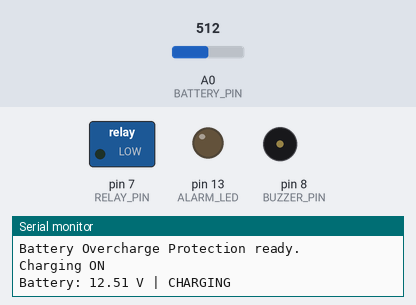
Bench run of a sketch on a simulated Arduino Uno, built with avr-gcc and run on an emulated ATmega328P. Shown: switched loads named in the sketch (green lamp = pin HIGH), output pins drawn as LEDs (lit = HIGH), buzzer (waves = sounding, pin HIGH), the last lines printed to the serial monitor. Dashed ring = blinking. Inputs (shaded band) come from the test bench; at power-on: A0 (BATTERY_PIN) = 512.

Above: at 1.2 s.
1.3 s: A0 (BATTERY_PIN) set to 577
3.3 s: A0 (BATTERY_PIN) set to 601
At 4.35 s:
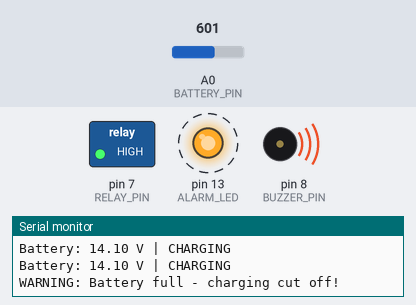
6.3 s: A0 (BATTERY_PIN) set to 539
9.3 s: A0 (BATTERY_PIN) set to 520
At 10.3 s:
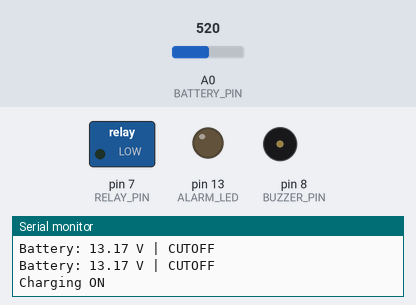
11.0 s: A0 (BATTERY_PIN) set to 716
At 13.5 s:
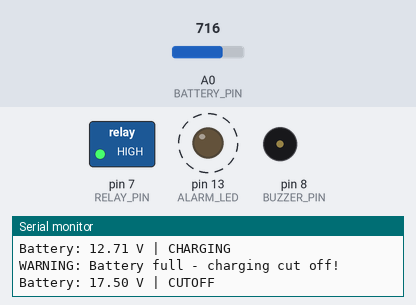
Timing chart, 0 to 15.0 s (numbered marks = the images above; inputs shaded):
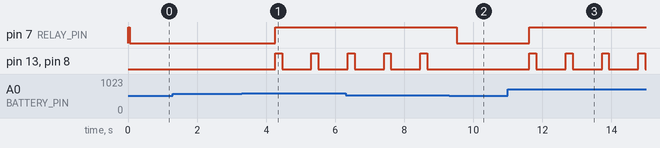

Measured:
- the behaviour switches between 589 and 590 on A0 (BATTERY_PIN) (found by bisection; images 0 and 1)
- the behaviour switches between 532 and 531 on A0 (BATTERY_PIN) (found by bisection; images 1 and 2)
- after the input at 3.3 s, pin 7 (RELAY_PIN): LOW → HIGH after 0.96 s; pin 13 (ALARM_LED), pin 8 (BUZZER_PIN): alternates HIGH for 0.20 s and LOW for 0.85 s, starting after 0.96 s
- after the input at 9.3 s, pin 7 (RELAY_PIN): HIGH → LOW after 0.22 s; pin 13 (ALARM_LED), pin 8 (BUZZER_PIN): stops changing and stays LOW
- after the input at 11.0 s, pin 7 (RELAY_PIN): LOW → HIGH after 0.62 s; pin 13 (ALARM_LED), pin 8 (BUZZER_PIN): alternates HIGH for 0.20 s and LOW for 0.85 s, starting after 0.62 s

The sketch:

battery-overcharge-protection.ino
```cpp
/*
  Battery Overcharge Protection
  -------------------------------
  Watches a 12 V battery through a voltage divider while it
  charges. When the battery reaches the full-charge voltage
  the charge relay cuts the charger off, and the buzzer /
  LED alarm warns that the battery is full. Charging can
  only resume once the battery drops to the resume voltage
  (hysteresis). Relay is OFF on startup (safe default).

  Wiring:
    Battery divider: batt+ - 30k - A0 - 7.5k - GND
    Charge relay   : D7 (active LOW, charger to battery)
    Buzzer         : D8 (active buzzer, + to D8, - to GND)
    Alarm LED      : D13 (through a 220 ohm resistor to GND)
*/

// ---- Pin definitions ----
const int BATTERY_PIN = A0;  // Battery voltage divider
const int RELAY_PIN   = 7;   // Charge relay (active LOW)
const int BUZZER_PIN  = 8;   // Buzzer
const int ALARM_LED   = 13;  // Alarm LED

// ---- Calibration / thresholds ----
const float DIVIDER_RATIO = 5.0;  // (30k + 7.5k) / 7.5k
const float ADC_REF       = 5.0;  // Arduino ADC reference (V)

const float FULL_VOLTAGE   = 14.4;  // Cut off charging at this voltage
const float RESUME_VOLTAGE = 13.0;  // Resume charging below this voltage
const float SAMPLES        = 10;    // Readings to average per measurement

bool charging = false;
bool fullAlarm = false;

float readBatteryVoltage() {
  long total = 0;
  for (int i = 0; i < SAMPLES; i++) {
    total += analogRead(BATTERY_PIN);
    delay(5);
  }
  float average = total / (float)SAMPLES;
  return (average * ADC_REF / 1023.0) * DIVIDER_RATIO;
}

void setup() {
  pinMode(RELAY_PIN, OUTPUT);
  pinMode(BUZZER_PIN, OUTPUT);
  pinMode(ALARM_LED, OUTPUT);

  // Safe defaults: relay OFF, buzzer and LED OFF on startup.
  digitalWrite(RELAY_PIN, HIGH);  // HIGH = relay OFF (active LOW)
  digitalWrite(BUZZER_PIN, LOW);
  digitalWrite(ALARM_LED, LOW);

  Serial.begin(9600);
  Serial.println("Battery Overcharge Protection ready.");
}

void loop() {
  float batteryVoltage = readBatteryVoltage();

  // Charge control with hysteresis.
  if (!charging && batteryVoltage < RESUME_VOLTAGE) {
    charging = true;
    fullAlarm = false;
    digitalWrite(RELAY_PIN, LOW);  // LOW = relay ON (charging)
    digitalWrite(BUZZER_PIN, LOW);
    digitalWrite(ALARM_LED, LOW);
    Serial.println("Charging ON");
  } else if (charging && batteryVoltage >= FULL_VOLTAGE) {
    charging = false;
    fullAlarm = true;
    digitalWrite(RELAY_PIN, HIGH);  // HIGH = relay OFF (cutoff)
    Serial.println("WARNING: Battery full - charging cut off!");
  }

  // While full, pulse the buzzer and LED as a reminder.
  if (fullAlarm) {
    digitalWrite(BUZZER_PIN, HIGH);
    digitalWrite(ALARM_LED, HIGH);
    delay(200);
    digitalWrite(BUZZER_PIN, LOW);
    digitalWrite(ALARM_LED, LOW);
    delay(800);
  } else {
    delay(1000);
  }

  Serial.print("Battery: ");
  Serial.print(batteryVoltage, 2);
  Serial.print(" V | ");
  Serial.println(charging ? "CHARGING" : "CUTOFF");
}
```
